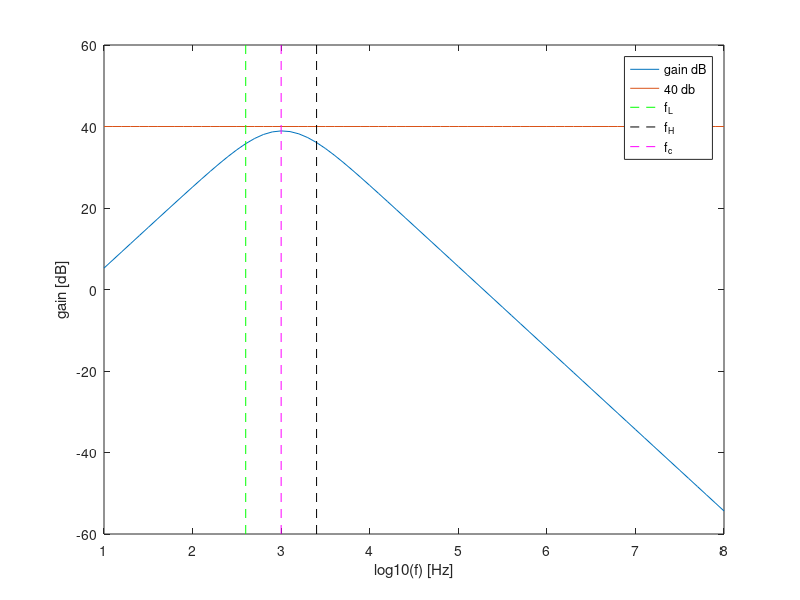
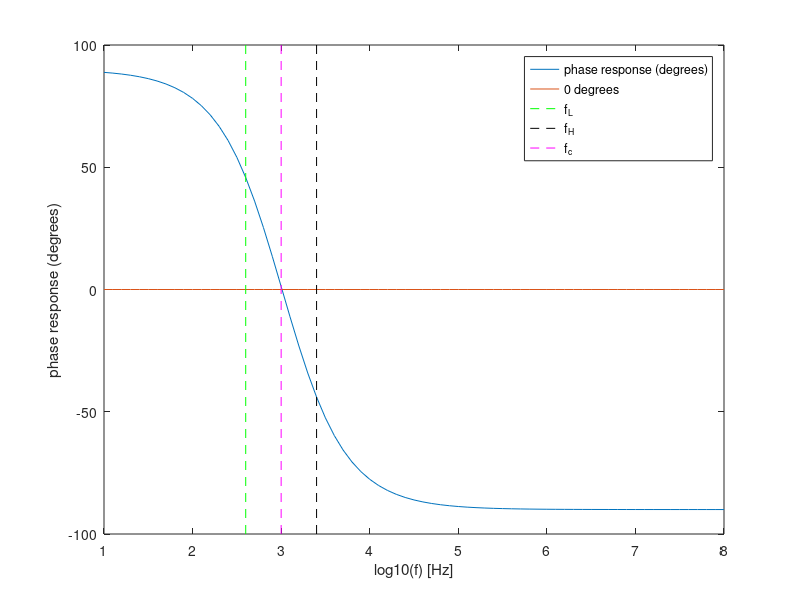

Here is the MATLAB script that generated these plots, in order:
%chosen components
R1=1*10^3
R2=1*10^3
R3= 110*10^3+ (200*10^3*10*10^3)/(210*10^3)
R4=(1*10^3*10*10^3)/(11*10^3)

C1=220*10^(-9)
C2=220*10^(-9)/2

%computing COST
costR=(R1+R2+R3+R4)/1000
costC=(C1+C2)*10^(6)

%costR741=(1e3+50e3+1e3+5e3+50e3+50+50+25+7.5e3+4.5e5+39e3)/1000
%costC741=(30*10^(-12))*10^(6)
%cost741=costR741+costC741+22*0.1+1*0.1

COST=costR+ 1e-3*( 100 + 530500 + 183600 + 13190000 + 150) + costC+ 38.66e-18 + 0.1*2



%computing capacitor's impedances
f=1:0.1:8;;
w=2*pi*power(10,f);
%s=j*w;

ZC1=1./(j*w*C1);
ZC2=1./(j*w*C2);


%computing transfer function
fator1=R1./(R1+ZC1);
fator12=(1+R3/R4).*fator1;
T=abs(ZC2./(ZC2+R2).*fator12);
Tphase=arg(ZC2./(ZC2+R2).*fator12);
%converting gain (directly from transfer function to dB)
TdB=20*log10(T);




%computing maximum gain
max=max(TdB)

%computing cut off frequencies (finding out the frequency 3dB bellow the max gain)
flag1=0; 
flag2=0;
for i=1:length(f)
  if(flag1==0 && TdB(i)>=(max-3))
  lowf=f(i-1)
  lowF=power(10,lowf)
  wL=2*pi*power(10,lowf)
  flag1=1;
endif
  if((flag1==1) && (flag2==0) && (TdB(i)<(max-3)))
   highf=f(i-1)
   highF=power(10,highf)
   wH=2*pi*power(10,highf)
   flag2=1;
 endif 
endfor

%central frequency + deviation
fc=sqrt(lowF*highF)
wc=sqrt(wL*wH)
fdev=abs(1000-fc)

%gain + deviation
%40dB <=> 100 amplification
a=log10(fc)
b=int32(10*log10(fc)-10) %finding out iteration corresponding to the central frequency
gain = T(b)
gaindB=TdB(b)%so para ver
gaindev=abs(100-gain)

MERIT=1/(COST*(gaindev+fdev+10^(-6)))

figure;
plot(f,TdB);
hold on;
plot(f,40.+0*f);
hold on;
line ([lowf lowf], [-60 60], "linestyle", "--", "color", "g");
hold on;
line ([highf highf], [-60 60], "linestyle", "--", "color", "k");
hold on;
line ([log10(fc) log10(fc)], [-60 60], "linestyle", "--", "color", "m");
legend("gain dB","40 db","f_L","f_H","f_c");
xlabel ("log10(f) [Hz]");
ylabel ("gain [dB]");
print ("T.eps", "-depsc");

figure;
plot(f,Tphase*180/pi);
hold on;
plot(f,0*f);
hold on;
line ([lowf lowf], [-100 100], "linestyle", "--", "color", "g");
hold on;
line ([highf highf], [-100 100], "linestyle", "--", "color", "k");
hold on;
line ([log10(fc) log10(fc)], [-100 100], "linestyle", "--", "color", "m");
legend("phase response (degrees)","0 degrees","f_L","f_H","f_c");
xlabel("log10(f) [Hz]");
ylabel("phase response (degrees)");
print ("Tphase.eps", "-depsc");



tab=fopen("final.tex", "w");
fprintf(tab, "Gain DB & %f dB \\\\ \\hline \n", gaindB);
fprintf(tab, "Gain & %f \\\\ \\hline \n", gain);
fprintf(tab, "Bandwidth & %f Hz \\\\ \\hline \n", highF-lowF);
fprintf(tab, "Central Frequency & %f Hz \\\\ \\hline \n", fc);
fprintf(tab, "Frequency Deviation & %f Hz \\\\ \\hline \n", fdev);
fprintf(tab, "Gain Deviation & %f Hz\\\\ \\hline \n", gaindev);
fprintf(tab, "Cost & %f MU\\\\ \\hline \n", COST);
fprintf(tab, "Merit & %f\\\\ \\hline \n", MERIT);
fclose(tab);

%computing input and output impedances
f=fc
w=2*pi*f
ZC1=1./(j*w*C1);
ZC2=1./(j*w*C2);
Zin=ZC1+R1
Zout=1/(1/R2+1/ZC2)

tab=fopen("impedances.tex", "w");
fprintf(tab, "Input Impedance & %f Ohm \\\\ \\hline \n", Zin);
fprintf(tab, "Output Impedance & %f Ohm \\\\ \\hline \n", Zout);
fclose(tab);
